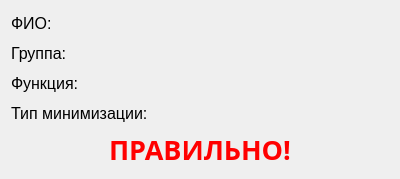
<?xml version="1.0" encoding="UTF-8"?>
<ui version="4.0">
 <class>FormResultCorrect</class>
 <widget class="QWidget" name="FormResultCorrect">
  <property name="geometry">
   <rect>
    <x>0</x>
    <y>0</y>
    <width>400</width>
    <height>179</height>
   </rect>
  </property>
  <property name="font">
   <font>
    <pointsize>12</pointsize>
   </font>
  </property>
  <property name="windowTitle">
   <string>Результат выполнения</string>
  </property>
  <layout class="QGridLayout" name="gridLayout">
   <item row="4" column="0">
    <widget class="QLabel" name="label_type">
     <property name="text">
      <string>Тип минимизации:</string>
     </property>
    </widget>
   </item>
   <item row="1" column="0">
    <widget class="QLabel" name="label_fio">
     <property name="text">
      <string>ФИО: </string>
     </property>
    </widget>
   </item>
   <item row="3" column="0">
    <widget class="QLabel" name="label_func">
     <property name="text">
      <string>Функция: </string>
     </property>
    </widget>
   </item>
   <item row="2" column="0">
    <widget class="QLabel" name="label_group">
     <property name="text">
      <string>Группа: </string>
     </property>
    </widget>
   </item>
   <item row="5" column="0">
    <widget class="QLabel" name="label_result">
     <property name="font">
      <font>
       <family>Arial Black</family>
       <pointsize>20</pointsize>
       <weight>75</weight>
       <bold>true</bold>
      </font>
     </property>
     <property name="layoutDirection">
      <enum>Qt::LeftToRight</enum>
     </property>
     <property name="styleSheet">
      <string notr="true">color: rgb(255, 0, 0);</string>
     </property>
     <property name="text">
      <string>ПРАВИЛЬНО!</string>
     </property>
     <property name="alignment">
      <set>Qt::AlignCenter</set>
     </property>
    </widget>
   </item>
  </layout>
 </widget>
 <resources/>
 <connections/>
</ui>
